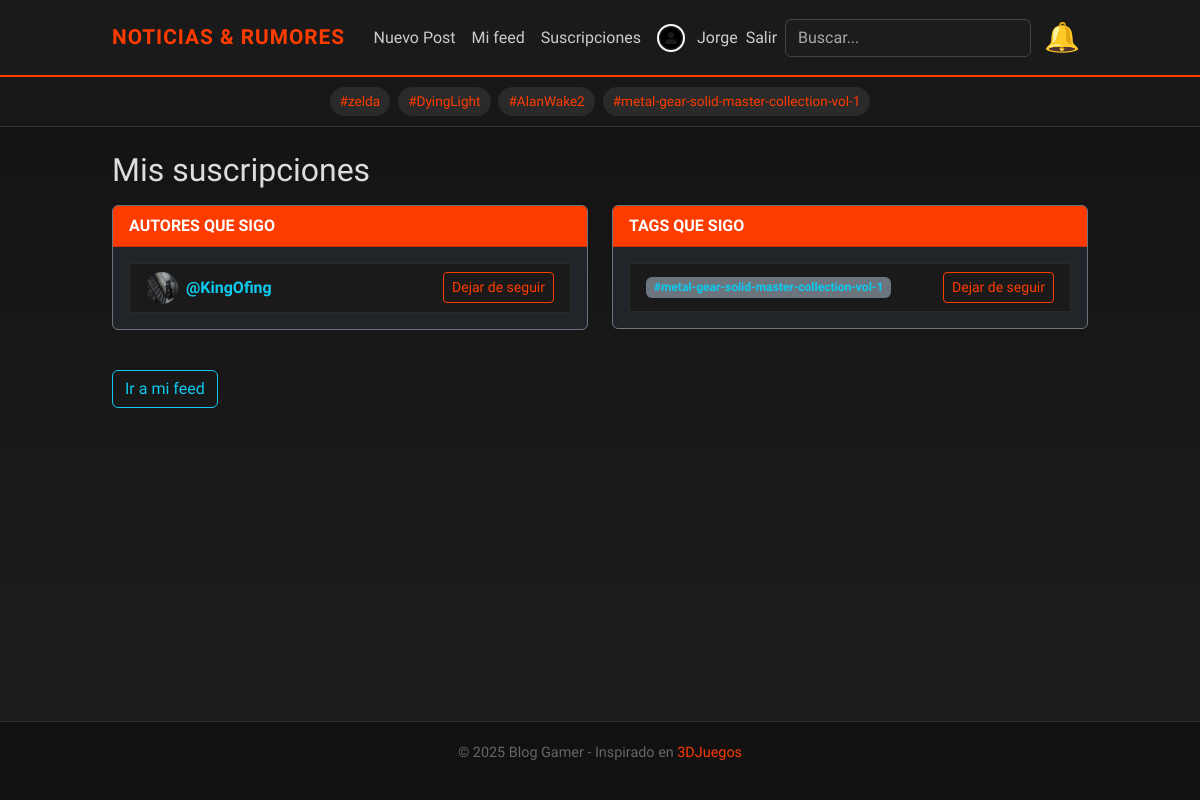
The app's page /suscripciones/ (signed in), older data.
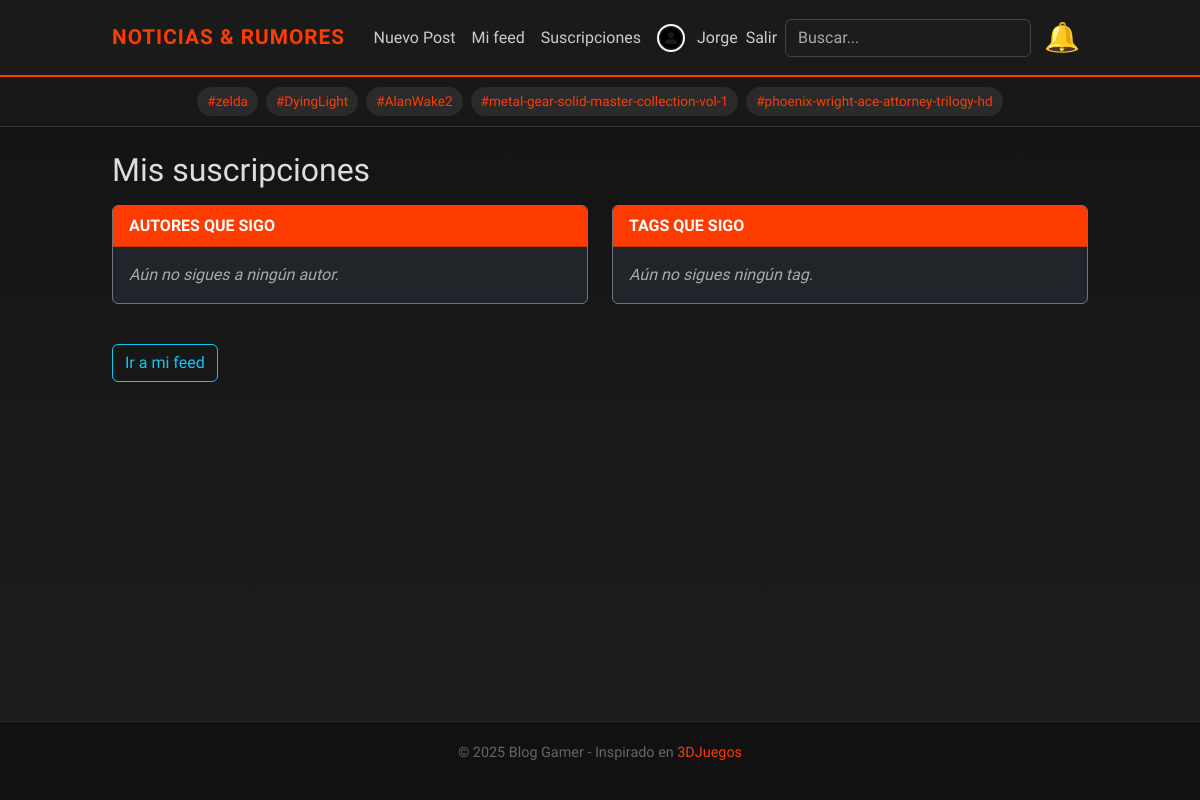
The same page, newer data.
### blog/models.py (models this page shows, shortened)
class Subscription(models.Model):
    user = models.ForeignKey(User, on_delete=models.CASCADE, related_name="subscriptions")
    author = models.ForeignKey(User, on_delete=models.CASCADE, null=True, blank=True, related_name="author_followers")
    tag = models.ForeignKey(Tag, on_delete=models.CASCADE, null=True, blank=True, related_name="tag_followers")
    created_at = models.DateTimeField(auto_now_add=True)
    class Meta:
        constraints = [
            models.UniqueConstraint(
                fields=["user", "author"], condition=Q(tag__isnull=True),
                name="uniq_user_author_subscription"
            ),
            models.UniqueConstraint(
                fields=["user", "tag"], condition=Q(author__isnull=True),
                name="uniq_user_tag_subscription"
            ),
            models.CheckConstraint(
                check=(
                    (Q(author__isnull=False) & Q(tag__isnull=True)) |
                    (Q(author__isnull=True) & Q(tag__isnull=False))
                ),
                name="one_target_either_author_or_tag"
            ),
        ]

class Profile(models.Model):
    user = models.OneToOneField(User, on_delete=models.CASCADE, related_name='profile')
    avatar = models.ImageField(upload_to='avatars/', blank=True, null=True)
    bio = models.TextField(blank=True, verbose_name="Biografía")
    name = models.CharField(
        max_length=100, blank=True, null=True,
        verbose_name="Nombre completo",
        help_text="Tu nombre real o el que quieras mostrar públicamente."
    )
    phone = models.CharField(
        max_length=20, blank=True, null=True,
        verbose_name="Teléfono",
        help_text="Número de contacto (opcional)."
    )
    location = models.CharField(
        max_length=100, blank=True, null=True,
        verbose_name="Ubicación",
        help_text="Ciudad o país donde te encuentras."
    )
    interests = models.CharField(
        max_length=255, blank=True, null=True,
        verbose_name="Intereses",
        help_text="Ej: Programación, Música, Deportes..."
    )

### blog/views_subscriptions.py (the view)
# urls.py: path("suscripciones/", subs.my_subscriptions, name="my_subscriptions"),
@login_required
def my_subscriptions(request):
    subs = Subscription.objects.filter(user=request.user).select_related("author", "tag")
    author_subs = subs.filter(author__isnull=False)
    tag_subs = subs.filter(tag__isnull=False)
    return render(request, "subscriptions/my_subscriptions.html", {
        "author_subs": author_subs,
        "tag_subs": tag_subs,
    })

### blog/context_processors.py (called while the page is built)
def unread_notifications(request):
    if request.user.is_authenticated:
        return {
            "unread_count": request.user.notifications.filter(is_read=False).count(),
            "notifications": request.user.notifications.all().order_by("-created_at")[:8],
        }
    return {"unread_count": 0, "notifications": []}

def global_tags(request):
    return {"all_tags": Tag.objects.all()[:15]}

def latest_notifications(request):
    if request.user.is_authenticated:
        return {
            "notifications": request.user.notifications.all().order_by("-created_at")[:8]
        }
    return {"notifications": []}

### blog/templates/subscriptions/my_subscriptions.html (shortened to what this page needs)
{% extends "base.html" %}
{% load static %}
{% block content %}
<h2 class="mb-3">Mis suscripciones</h2>
<div class="row">
  <div class="col-12 col-lg-6 mb-4">
    <div class="card bg-dark border-secondary">
      <div class="card-header">
        <strong>Autores que sigo</strong>
      </div>
      <div class="card-body">
        {% if author_subs %}
          <ul class="list-group list-group-flush">
            {% for s in author_subs %}
              <li class="list-group-item bg-dark text-light d-flex align-items-center justify-content-between">
                <div class="d-flex align-items-center gap-2">
                  {% if s.author.profile.avatar %}
                    <img src="{{ s.author.profile.avatar.url }}" width="32" height="32" class="rounded-circle" alt="">
                  {% else %}
                    <img src="{% static 'img/default-avatar.png' %}" width="32" height="32" class="rounded-circle" alt="">
                  {% endif %}
                  <a class="text-info fw-bold" href="{% url 'blog:profile_detail' s.author.username %}">
                    @{{ s.author.username }}
                  </a>
                </div>
                <form method="post" action="{% url 'blog:unsubscribe_author' s.author.username %}">
                  <button class="btn btn-sm btn-outline-danger">Dejar de seguir</button>
                </form>
              </li>
            {% endfor %}
          </ul>
        {% else %}
          <p class="text-muted m-0">Aún no sigues a ningún autor.</p>
        {% endif %}
      </div>
    </div>
  </div>
  <div class="col-12 col-lg-6 mb-4">
    <div class="card bg-dark border-secondary">
      <div class="card-header">
        <strong>Tags que sigo</strong>
      </div>
      <div class="card-body">
        {% if tag_subs %}
          <ul class="list-group list-group-flush">
            {% for s in tag_subs %}
              <li class="list-group-item bg-dark text-light d-flex align-items-center justify-content-between">
                <a class="badge text-bg-secondary text-decoration-none" href="{% url 'blog:post_by_tag' s.tag.slug %}">
                  #{{ s.tag.name }}
                </a>
                <form method="post" action="{% url 'blog:unsubscribe_tag' s.tag.slug %}">
                  <button class="btn btn-sm btn-outline-danger">Dejar de seguir</button>
                </form>
              </li>
            {% endfor %}
          </ul>
        {% else %}
          <p class="text-muted m-0">Aún no sigues ningún tag.</p>
        {% endif %}
      </div>
    </div>
  </div>
</div>
<div class="mt-3">
  <a class="btn btn-outline-info" href="{% url 'blog:my_personal_feed' %}">Ir a mi feed</a>
</div>
{% endblock %}

### blog/templates/base.html (shortened to what this page needs)
<!doctype html>
<html lang="es">
<head>
  {% load static %}
  <link rel="stylesheet" href="{% static 'css/style.css' %}?v=11">
  <link href="https://cdn.jsdelivr.net/npm/bootstrap@5.3.3/dist/css/bootstrap.min.css" rel="stylesheet">
</head>
<body>
<nav class="navbar navbar-expand-lg navbar-dark">
  <div class="container">
    <a class="navbar-brand" href="{% url 'blog:post_list' %}">Noticias & Rumores</a>
    <div class="collapse navbar-collapse" id="navbarNav">
      <ul class="navbar-nav ms-auto align-items-center">
        {% if user.is_authenticated %}
          <li class="nav-item"><a class="nav-link" href="{% url 'blog:post_create' %}">Nuevo Post</a></li>
          <li class="nav-item"><a class="nav-link" href="{% url 'blog:my_personal_feed' %}">Mi feed</a></li>
          <li class="nav-item"><a class="nav-link" href="{% url 'blog:my_subscriptions' %}">Suscripciones</a></li>
          <li class="nav-item">
            <a class="nav-link d-flex align-items-center" href="{% url 'blog:profile' %}">
              <img src="{% if user.profile.avatar %}{{ user.profile.avatar.url }}{% else %}{% static 'img/default-avatar.png' %}{% endif %}"
                  alt="avatar"
                  width="28" height="28"
                  class="rounded-circle border border-2 border-light me-2">
              <span class="ms-1">{{ user.username }}</span>
            </a>
          </li>
          <li class="nav-item">
            <form method="post" action="{% url 'blog:logout' %}" style="display:inline;">
              <button type="submit" class="nav-link btn btn-link p-0" style="color:#ccc; text-decoration:none;">Salir</button>
            </form>
          </li>
        {% else %}
          <li class="nav-item"><a class="nav-link" href="{% url 'blog:login' %}">Entrar</a></li>
          <li class="nav-item"><a class="nav-link" href="{% url 'blog:signup' %}">Crear cuenta</a></li>
        {% endif %}
        <li class="nav-item">
          <form class="d-flex ms-2" method="get" action="{% url 'blog:search' %}">
            <input class="form-control" type="search" name="q" placeholder="Buscar...">
          </form>
        </li>
        <li class="nav-item">
          <div class="dropdown">
            <a href="#" class="nav-link notif-bell position-relative" id="notifDropdown"
               data-bs-toggle="dropdown" aria-expanded="false">
              🔔
            </a>
          </div>
        </li>
      </ul>
    </div>
  </div>
</nav>
<div class="tags-bar text-center">
  {% for tag in all_tags %}
    {% if tag.slug %}
      <a href="{% url 'blog:post_by_tag' tag.slug %}">#{{ tag.name }}</a>
    {% endif %}
  {% empty %}
    <span class="text-muted">No hay tags todavía</span>
  {% endfor %}
</div>
<div class="container mt-4">
  {% block content %}{% endblock %}
</div>
<footer>
  <div class="container">
    <p>&copy; {{ year|default:2025 }} Blog Gamer - Inspirado en
      <a href="https://www.3djuegos.com/" target="_blank">3DJuegos</a>
    </p>
  </div>
</footer>
</body>
</html>

Row changes from the older to the newer data that the page shows:
removed Subscription: author.profile.avatar (picture), author.username "KingOfing", shown under "Mis suscripciones"
removed Subscription: tag.name "metal-gear-solid-master-collection-vol-1"
added Tag: name "phoenix-wright-ace-attorney-trilogy-hd"
Text that changed along with them:
text now shown: "Aún no sigues a ningún autor. Aún no sigues ningún tag."
